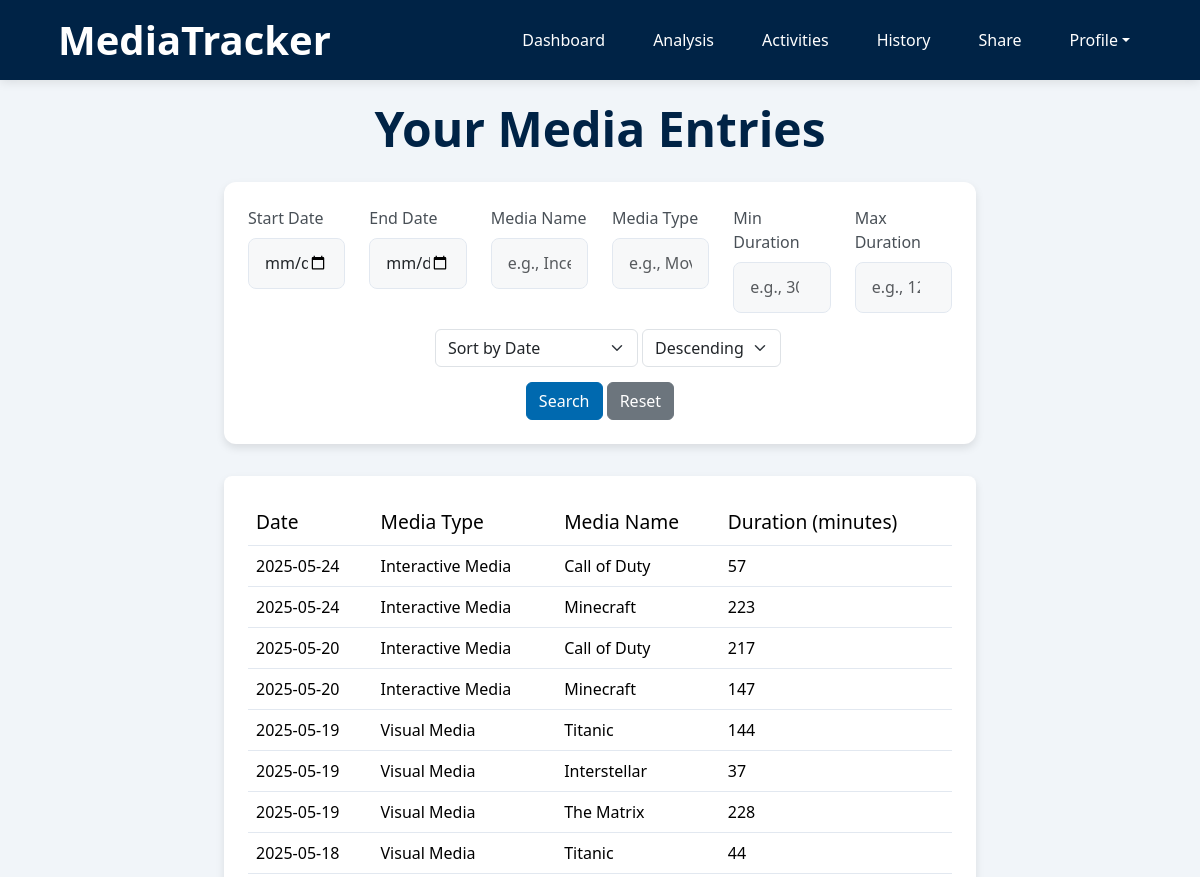
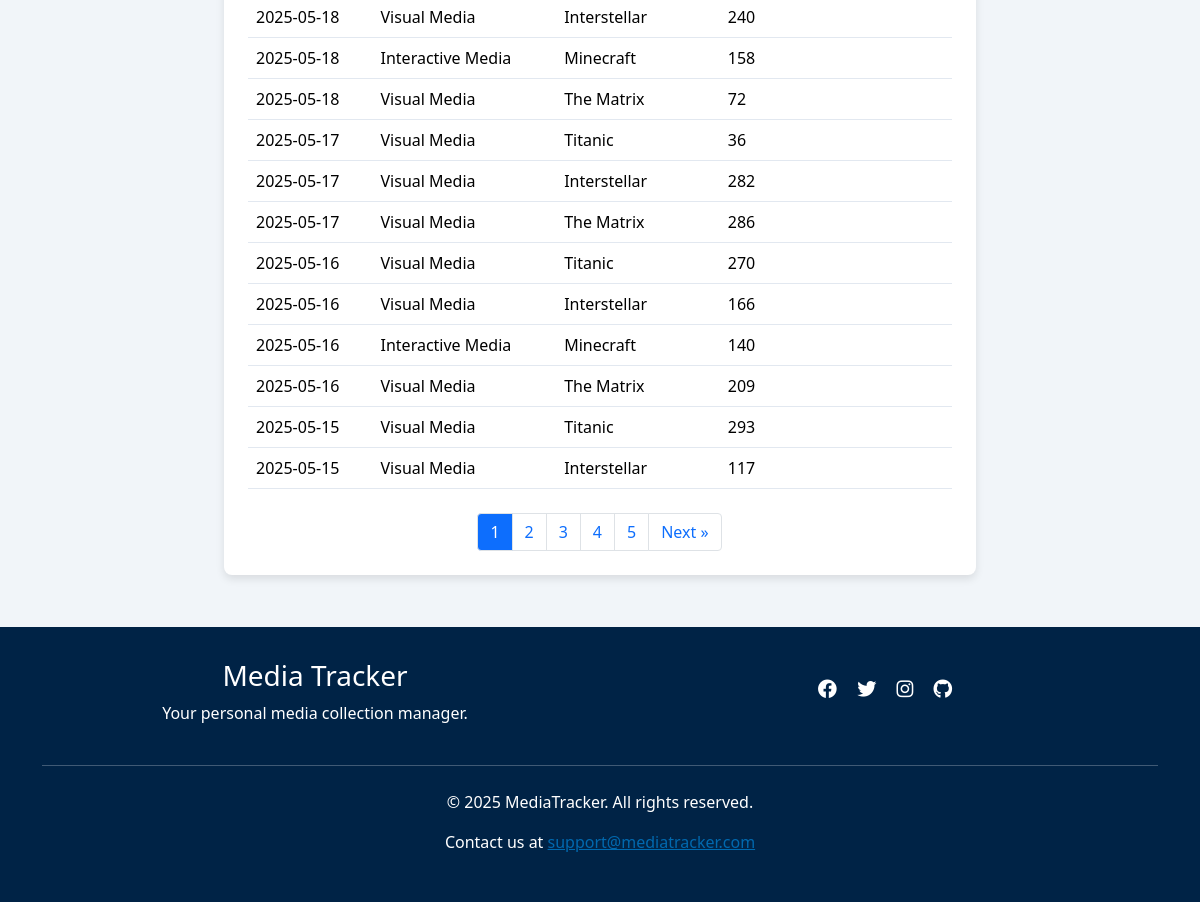
/viewdata (signed in), run on the app's committed database (2 pictures, top to bottom).
### app/models.py (models this page shows)
class Entries(db.Model):
    __tablename__ = 'Entries'
    id = db.Column(db.Integer, primary_key=True)
    activity_id = db.Column(db.Integer, db.ForeignKey('Activities.id'), nullable=True)
    date = db.Column(db.Date, nullable=False)
    duration = db.Column(db.Integer, nullable=False)
    comment = db.Column(db.Text, nullable=True)

class Activities(db.Model):
    __tablename__ = 'Activities'
    id = db.Column(db.Integer, primary_key=True)
    username = db.Column(db.String(80), db.ForeignKey('Users.username'), nullable=False)
    media_type = db.Column(db.String(50), nullable=False)
    media_subtype = db.Column(db.String(50), nullable=True)
    media_name = db.Column(db.String(120), nullable=False)
    status = db.Column(db.String(20), nullable=False, default='ongoing')
    start_date = db.Column(db.Date, nullable=True)
    end_date = db.Column(db.Date, nullable=True)
    rating = db.Column(db.Float, nullable=True)
    comment = db.Column(db.Text, nullable=True)
    media_entries = db.relationship('Entries', backref='activity')

### app/routes.py (the view)
@blueprint.route('/viewdata', methods=['GET'])
@login_required
def viewdata():
    result = get_entries(current_user.username, request)
    if result: return result

### app/forms.py
class DeleteEntryForm(FlaskForm):
    entry_id = HiddenField('Entry ID', validators=[DataRequired()])
    submit = SubmitField('Delete Entry')

### app/models.py (called while the page is built)
@login.user_loader
def load_user(username):
    return db.session.get(Users, username)

### app/templates/viewdata.html (shortened to what this page needs)
{% extends "base.html" %}
{% block content %}
<div class="page-container">
    {% if current_user.username == username %}
        <h2 class="text-center page-title">Your Media Entries</h2>
    {% else %}
        <h2 class="text-center page-title">{{ username }}'s Media Entries</h2>
    {% endif %}
    <section class="section wow fadeIn" data-wow-duration="0.2s" data-wow-delay="0.05s">
        <form action="{{ url_for('main.viewdata') }}" method="GET">
            <div class="row">
                <div class="col-md-2">
                    <label for="start_date" class="form-label">Start Date</label>
                    <input type="date" id="start_date" name="start_date" class="form-control" value="{{ request.args.get('start_date', '') }}">
                </div>
                <div class="col-md-2">
                    <label for="end_date" class="form-label">End Date</label>
                    <input type="date" id="end_date" name="end_date" class="form-control" value="{{ request.args.get('end_date', '') }}">
                </div>
                <div class="col-md-2">
                    <label for="media_name" class="form-label">Media Name</label>
                    <input type="text" id="media_name" name="media_name" class="form-control" placeholder="e.g., Inception" value="{{ request.args.get('media_name', '') }}">
                </div>
                <div class="col-md-2">
                    <label for="media_type" class="form-label">Media Type</label>
                    <input type="text" id="media_type" name="media_type" class="form-control" placeholder="e.g., Movie" value="{{ request.args.get('media_type', '') }}">
                </div>
                <div class="col-md-2">
                    <label for="min_duration" class="form-label">Min Duration</label>
                    <input type="number" id="min_duration" name="min_duration" class="form-control" placeholder="e.g., 30" value="{{ request.args.get('min_duration', '') }}">
                </div>
                <div class="col-md-2">
                    <label for="max_duration" class="form-label">Max Duration</label>
                    <input type="number" id="max_duration" name="max_duration" class="form-control" placeholder="e.g., 120" value="{{ request.args.get('max_duration', '') }}">
                </div>
            </div>
            <div class="row mt-3">
                <div class="sort text-center">
                    <select name="sort_field" class="form-select d-inline-block w-auto ms-3" style="display:inline-block; width:auto;">
                        <option value="date" {% if request.args.get('sort_field', 'date') == 'date' %}selected{% endif %}>Sort by Date</option>
                    </select>
                    <select name="sort_order" class="form-select d-inline-block w-auto" style="display:inline-block; width:auto;">
                        <option value="desc" {% if request.args.get('sort_order', 'desc') == 'desc' %}selected{% endif %}>Descending</option>
                    </select>
                </div>
                <div class="col-md-12 text-center">
                    <button type="submit" class="btn btn-primary">Search</button>
                    <a href="{{ url_for('main.viewdata') }}" class="btn btn-secondary">Reset</a>
                </div>
            </div>
        </form>
    </section>
    <section class="table-section wow fadeIn" data-wow-duration="0.2s" data-wow-delay="0.1">
        <table class="table hover">
            <thead>
                <tr>
                    <th class="wow fadeInUp" data-wow-duration="0.2s" data-wow-delay="0.1s">Date</th>
                    <th class="wow fadeInUp" data-wow-duration="0.2s" data-wow-delay="0.15s">Media Type</th>
                    <th class="wow fadeInUp" data-wow-duration="0.2s" data-wow-delay="0.2s">Media Name</th>
                    <th class="wow fadeInUp" data-wow-duration="0.2s" data-wow-delay="0.25s">Duration (minutes)</th>
                </tr>
            </thead>
            <tbody>
                {% for entry in entries %}
                <tr class="entry-row wow animate__animated" data-wow-duration="0.5s">
                    <td class="wow fadeInUp" data-wow-duration="0.2s" data-wow-delay="0.1s">{{ entry.date }}</td>
                    <td class="wow fadeInUp" data-wow-duration="0.2s" data-wow-delay="0.15s">{{ entry.activity.media_type }}</td>
                    <td class="wow fadeInUp" data-wow-duration="0.2s" data-wow-delay="0.2s">{{ entry.activity.media_name }}</td>
                    <td class="wow fadeInUp" data-wow-duration="0.2s" data-wow-delay="0.25s">{{ entry.duration }}</td>
                </tr>
                {% endfor %}
            </tbody>
        </table>
        {% if total_pages > 1 %}
            <nav aria-label="Pagination">
            <ul class="pagination justify-content-center mt-4">
                {% for p in range(1, total_pages+1) %}
                <li class="page-item {% if p==page %}active{% endif %}">
                    <a class="page-link"
                    href="{{ url_for(request.endpoint, page=p, **request_args) }}">
                    {{ p }}
                    </a>
                </li>
                {% endfor %}
                {% if page < total_pages %}
                <li class="page-item">
                    <a class="page-link"
                    href="{{ url_for(request.endpoint, page=page+1, **request_args) }}">
                    Next &raquo;
                    </a>
                </li>
                {% endif %}
            </ul>
            </nav>
            {% endif %}
    </section>
</div>
{% endblock %}

### app/templates/base.html (shortened to what this page needs)
<!DOCTYPE html>
<html lang="en">
<head>
    <link rel="stylesheet" href="https://cdn.jsdelivr.net/npm/bootstrap@5.3.3/dist/css/bootstrap.min.css">
    <link rel="stylesheet" href="https://cdnjs.cloudflare.com/ajax/libs/font-awesome/6.4.0/css/all.min.css">
    <link rel="stylesheet" href="{{ url_for('static', filename='styles.css') }}">
    <link rel="stylesheet" href="{{ url_for('static', filename='css/animate.css') }}">
</head>
<body>
    <header role="banner">
        <div class="container">
            <div class="header-container">
                <h1>MediaTracker</h1>
                <nav role="navigation" aria-label="Main navigation">
                    <ul>
                        {% if current_user.is_authenticated %}
                            <li><a href="/dashboard">Dashboard</a></li>
                            <li><a href="/analysis">Analysis</a></li>
                            <li><a href="/activities">Activities</a></li>
                            <li><a href="/viewdata">History</a></li>
                            <li><a href="/sharedata">Share</a></li>
                            <li class="dropdown">
                                <a href="#" class="dropdown-toggle" data-bs-toggle="dropdown" aria-expanded="false">Profile</a>
                            </li>
                        {% else %}
                            <li><a href="#" data-bs-toggle="modal" data-bs-target="#registerModal">Register</a></li>
                            <li><a href="#" data-bs-toggle="modal" data-bs-target="#loginModal">Login</a></li>
                        {% endif %}
                    </ul>
                </nav>
            </div>
        </div>
    </header>
    <main role = "main">
         <div class="content-container">
             {% block content %}{% endblock %}
         </div>
    </main>
    <footer role =  "contentinfo">
        <div class="footer-container">
            <div class="container">
                <div class="row">
                    <div class="col-md-6">
                        <h3>Media Tracker</h3>
                        <p>Your personal media collection manager.</p>
                    </div>
                    <div class="col-md-6">
                        <div class="social-icons">
                            <a href="#"><i class="fab fa-facebook"></i></a>
                            <a href="#"><i class="fab fa-twitter"></i></a>
                            <a href="#"><i class="fab fa-instagram"></i></a>
                            <a href="https://github.com/LeweiXu/CITS3403-Project"><i class="fab fa-github"></i></a>
                        </div>
                    </div>
                </div>
                <hr class="my-4">
                <p>&copy; 2025 MediaTracker. All rights reserved.</p>
                <p>Contact us at <a href="mailto:support@mediatracker.com">support@mediatracker.com</a></p>
            </div>
        </div>
    </footer>
</body>
</html>

### app/static/styles.css (style rules this page uses)
:root { --primary-color: #0069af; --secondary-color: #002346; --background-color:#f1f5f9; --light-border: #e2e8f0; }
body { font-family: 'Segoe UI', Tahoma, Geneva, Verdana, sans-serif; background-color: var(--background-color); }
header { background-color: var(--secondary-color); padding: 1rem 0; box-shadow: 0 2px 10px rgba(0,0,0,0.1); }
.header-container { display: flex; justify-content: space-between; align-items: center; padding: 0 1rem; }
header h1 { color: white; margin: 0; font-weight: 700; }
h1 { margin-top: 1.5rem; margin-bottom: 1.5rem; }
nav ul { display: flex; list-style: none; margin: 0; padding: 0; }
nav ul li { margin-left: 1.5rem; }
nav ul li a { color: white; text-decoration: none; font-weight: 500; transition: color 0.3s; padding: 0.5rem 0.75rem; border-radius: 4px; }
html, body { height: 100%; margin: 0; padding: 0; }
body { display: flex; flex-direction: column; }
main { flex: 1; }
.footer-container { background-color: var(--secondary-color); color: white; padding: 2rem 0; text-align: center; }
footer a { color: var(--primary-color); }
table { width: 100%; border-collapse: collapse; }
th { background-color: #ffffff; padding: 0.75rem 1rem; text-align: left; font-weight: 500; color: #495057; border-bottom: 1px solid var(--light-border); font-size: 1.2rem; }
td { padding: 0.75rem; border-bottom: 1px solid var(--light-border); vertical-align: middle; }
thead { padding: 0.75rem 1rem; }
.social-icons { margin-top: 1rem; }
.social-icons a { color: white; margin: 0 0.5rem; font-size: 1.2rem; }
.btn-primary { background-color: var(--primary-color); border-color: var(--primary-color); }
.section { background: white; border-radius: 0.75rem; box-shadow: 0 4px 8px rgba(0,0,0,0.1); padding: 1.5rem; margin-bottom: 2rem; }
.page-title { font-size: 3rem; font-weight: bold; margin-bottom: 1.5rem; color: var(--secondary-color); }
.page-container { margin: 0 auto; width: 66%; padding: 20px; }
.pagination .page-item { margin: 0; }
.pagination .page-link { border-radius: 0; margin-left: -1px; border: 1px solid #dee2e6; }
.pagination .page-item:first-child .page-link { border-top-left-radius: 0.25rem; border-bottom-left-radius: 0.25rem; }
.pagination .page-item:last-child .page-link { border-top-right-radius: 0.25rem; border-bottom-right-radius: 0.25rem; }
.table-section { background-color: white; border-radius: 8px; box-shadow: 0 4px 8px rgba(0, 0, 0, 0.1); padding: 1.5rem; margin-bottom: 2rem; overflow-x: auto; }
.form-control { padding: 0.8rem 1rem; border-radius: 8px; border: 1px solid var(--light-border); transition: all 0.3s ease; font-size: 1rem; background-color: #f2f4f59c; }
.form-label { font-weight: 500; margin-bottom: 0.5rem; color: #495057; }
.wow { visibility: hidden; }
.wow.animated { visibility: visible; }
.entry-row { background-color: white; }
.sort { padding-bottom: 15px; }

### data on the page
Entries: date "2025-05-24", activity.media_type "Interactive Media", activity.media_name "Call of Duty", duration "57"
Entries: date "2025-05-24", activity.media_type "Interactive Media", activity.media_name "Minecraft", duration "223"
Entries: date "2025-05-20", activity.media_type "Interactive Media", activity.media_name "Call of Duty", duration "217"
Entries: date "2025-05-20", activity.media_type "Interactive Media", activity.media_name "Minecraft", duration "147"
Entries: date "2025-05-19", activity.media_type "Visual Media", activity.media_name "Titanic", duration "144"
Entries: date "2025-05-19", activity.media_type "Visual Media", activity.media_name "Interstellar", duration "37"
Entries: date "2025-05-19", activity.media_type "Visual Media", activity.media_name "The Matrix", duration "228"
Entries: date "2025-05-18", activity.media_type "Visual Media", activity.media_name "Titanic", duration "44"
Entries: date "2025-05-18", activity.media_type "Visual Media", activity.media_name "Interstellar", duration "240"
Entries: date "2025-05-18", activity.media_type "Interactive Media", activity.media_name "Minecraft", duration "158"
Entries: date "2025-05-18", activity.media_type "Visual Media", activity.media_name "The Matrix", duration "72"
Entries: date "2025-05-17", activity.media_type "Visual Media", activity.media_name "Titanic", duration "36"
Entries: date "2025-05-17", activity.media_type "Visual Media", activity.media_name "Interstellar", duration "282"
Entries: date "2025-05-17", activity.media_type "Visual Media", activity.media_name "The Matrix", duration "286"
Entries: date "2025-05-16", activity.media_type "Visual Media", activity.media_name "Titanic", duration "270"
Entries: date "2025-05-16", activity.media_type "Visual Media", activity.media_name "Interstellar", duration "166"
Entries: date "2025-05-16", activity.media_type "Interactive Media", activity.media_name "Minecraft", duration "140"
Entries: date "2025-05-16", activity.media_type "Visual Media", activity.media_name "The Matrix", duration "209"
Entries: date "2025-05-15", activity.media_type "Visual Media", activity.media_name "Titanic", duration "293"
Entries: date "2025-05-15", activity.media_type "Visual Media", activity.media_name "Interstellar", duration "117"

### other printed values
{{ p }} "1" "2" "3" "4" "5"
